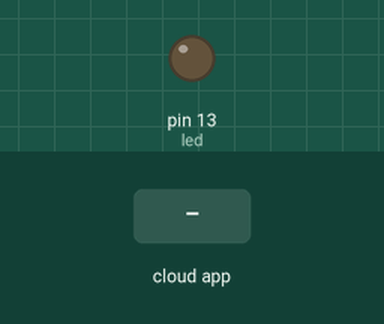
Simulated run of this sketch. Board: Arduino Uno, built with avr-gcc and run on an emulated ATmega328P. On the bench: output pins drawn as LEDs (lit = HIGH). The inputs (shaded band) are chosen by the test bench. The ROS host is connected and sends only what is stated.

Above: at 1.8 s.
1.9 s: the phone or cloud app sets toggle_led to 0
At 2.7 s:
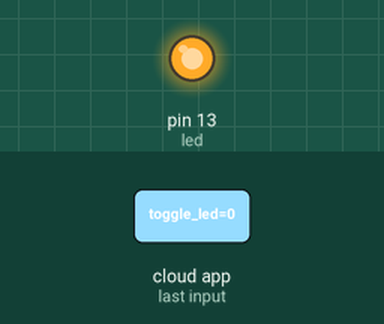
3.5 s: the phone or cloud app sets toggle_led to 1
At 4.3 s:
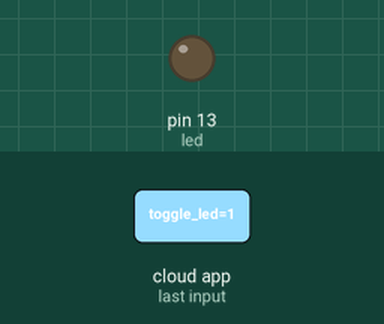
Timing chart, 0 to 6.5 s (numbered marks = the images above; inputs shaded):
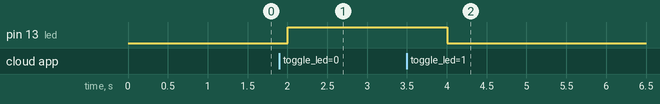

Measured:
- after the input at 1.9 s, pin 13 (led): LOW → HIGH after 0.10 s
- after the input at 3.5 s, pin 13 (led): HIGH → LOW after 0.50 s

The sketch:

roslab5_sketch.ino
```cpp
#include <ros.h>
#include <std_msgs/String.h>
#include <std_msgs/Empty.h>

ros::NodeHandle nh;

void messageCb( const std_msgs::Empty& toggle_msg) {
  digitalWrite(13, HIGH - digitalRead(13)); // blink the led
}

std_msgs::Empty empty_msg;
ros::Publisher chatter("toggle_led", &empty_msg);
ros::Subscriber<std_msgs::Empty> sub("toggle_led", &messageCb );

void setup()
{
  nh.initNode();
  nh.advertise(chatter);
  pinMode(13, OUTPUT);
  nh.subscribe(sub);
}

void loop()
{
  chatter.publish( &empty_msg );
  nh.spinOnce();
  delay(1000);
}
```
